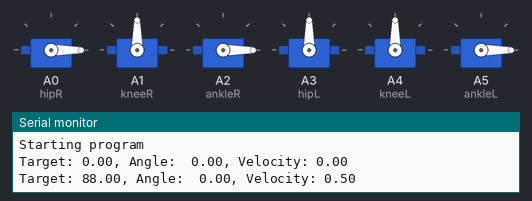
Bench run of a sketch on a simulated Arduino Uno, built with avr-gcc and run on an emulated ATmega328P. Shown: 6 × servo, the last lines printed to the serial monitor.

Above: at 0.07 s.
At 9.17 s:
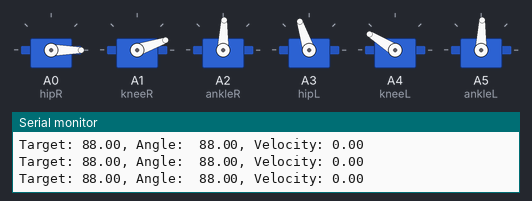
At 15.44 s:
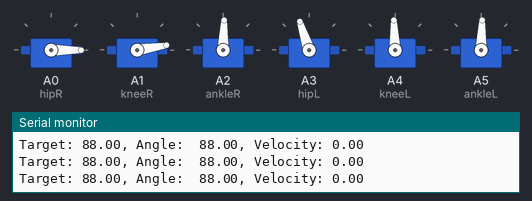
At 17.33 s:
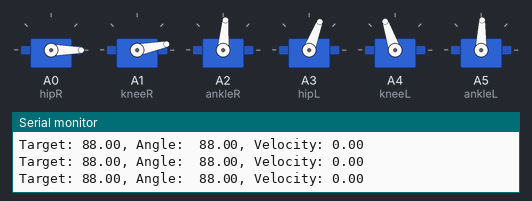
At 23.75 s:
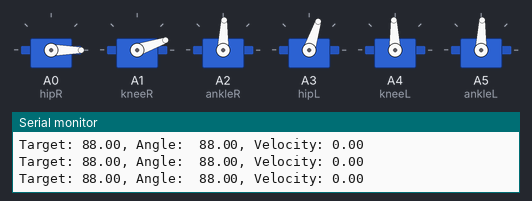
At 39.15 s:
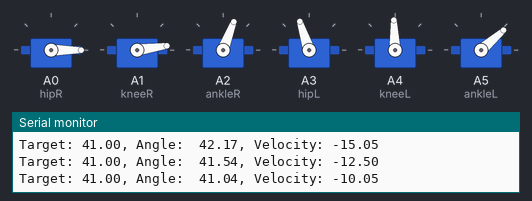
Timing chart, 0 to 40.0 s (numbered marks = the images above):
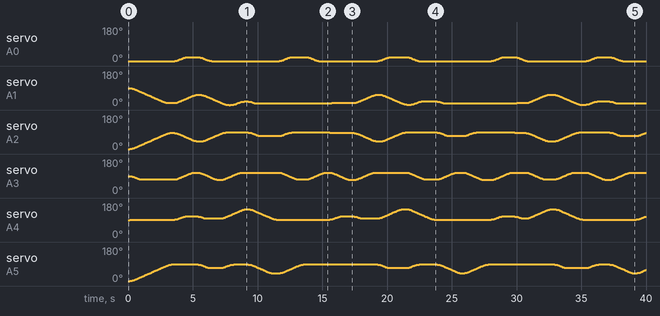

The sketch:

main_code.ino
```cpp
#include <trajectory.h>
#include <Servo.h>

Trajectory servoTrajectoryHL(30);
Trajectory servoTrajectoryKL(30);
Trajectory servoTrajectoryAL(30);
Trajectory servoTrajectoryHR(30);
Trajectory servoTrajectoryKR(30);
Trajectory servoTrajectoryAR(30);

Servo hipR;
Servo kneeR;
Servo ankleR;
Servo hipL;
Servo kneeL;
Servo ankleL;

// --- Define global variables ---
// The controller will be updated at a rate of 100Hz
#define UPDATE_FREQUENCY 100
#define UPDATE_TIME (1000 / UPDATE_FREQUENCY)
unsigned long updateTimer = 0;

int moveNumberHipL = 0;
int moveNumberKneeL = 0;
int moveNumberAnkleL = 0;
int moveNumberHipR = 0;
int moveNumberKneeR = 0;
int moveNumberAnkleR = 0;

float sudutHipL, sudutHipR, sudutKneeL, sudutKneeR, sudutAnkleL, sudutAnkleR;

void setup() {
  // put your setup code here, to run once:
  Serial.begin(9600);
  Serial.println("Starting program");

  hipR.attach(A0);    // attaches hip R Servo on pin A0 to the servo object
  kneeR.attach(A1);   // attaches knee R Servo on pin A1 to the servo object
  ankleR.attach(A2);  // attaches ankle R Servo on pin A2 to the servo object
  hipL.attach(A3);    // attaches hip L Servo on pin A3 to the servo object
  kneeL.attach(A4);   // attaches knee L Servo on pin A4 to the servo object
  ankleL.attach(A5);  // attaches ankle L Servo on pin A5 to the servo object

  servoTrajectoryHL.reset(90);
  servoTrajectoryKL.reset(90);
  servoTrajectoryKL.reset(90);
  servoTrajectoryHR.reset(0);
  servoTrajectoryKR.reset(0);
  servoTrajectoryKR.reset(90);

};

// NORMAL WALKING
void nextMove() {
  switch (moveNumberHipL) {
    case 0:
      servoTrajectoryHL.setTargetPos(72, 0.08);
      break;

    case 1:
      // First we move to the 180° position as fast as possible
      servoTrajectoryHL.setTargetPos(108, 0.27);
      break;

    case 2:
      // Then move back to 20° as fast as possible
      servoTrajectoryHL.setTargetPos(69, 0.55);
      break;

    case 3:
      // Next move to 180°, but over the course of 5 seconds
      servoTrajectoryHL.setTargetPos(108, 0.10);
      break;

    case 4:
      moveNumberHipL = -1;
      break;
   }

  switch (moveNumberKneeL) {
    case 0:
      servoTrajectoryKL.setTargetPos(92, 0.01);
      break;

    case 1:
      // First we move to the 180° position as fast as possible
      servoTrajectoryKL.setTargetPos(109, 0.16);
      break;

    case 2:
      // Then move back to 20° as fast as possible
      servoTrajectoryKL.setTargetPos(98, 0.29);
      break;

    case 3:
      // Next move to 180°, but over the course of 5 seconds
      servoTrajectoryKL.setTargetPos(148, 0.31);
      break;

    case 4:
      servoTrajectoryKL.setTargetPos(92, 0.24);
      break;

    case 5:
      moveNumberKneeL = -1;
      break;
  }

  switch (moveNumberAnkleL) {
    case 0:
      servoTrajectoryAL.setTargetPos(88, 0.04);
      break;

    case 1:
      // First we move to the 180° position as fast as possible
      servoTrajectoryAL.setTargetPos(88, 0.08);
      break;

    case 2:
      // Then move back to 20° as fast as possible
      servoTrajectoryAL.setTargetPos(69, 0.19);
      break;

    case 3:
      // Next move to 180°, but over the course of 5 seconds
      servoTrajectoryAL.setTargetPos(88, 0.16);
      break;

    case 4:
      servoTrajectoryAL.setTargetPos(41, 0.25);
      break;

    case 5:
      servoTrajectoryAL.setTargetPos(88, 0.28);
      break;

    case 6:
      moveNumberAnkleL = -1;
      break;
  }

  switch (moveNumberHipR) {
    case 0:
      servoTrajectoryHR.setTargetPos(0, 0.01);
      break;

    case 1:
      // First we move to the 180° position as fast as possible
      servoTrajectoryHR.setTargetPos(21, 0.40);
      break;

    case 2:
      // Then move back to 20° as fast as possible
      servoTrajectoryHR.setTargetPos(0, 0.60);
      break;

    case 3:
      moveNumberHipR = -1;
      break;
  }

  switch (moveNumberKneeR) {
    case 0:
      servoTrajectoryKR.setTargetPos(11, 0.01);
      break;

    case 1:
      // First we move to the 180° position as fast as possible
      servoTrajectoryKR.setTargetPos(54, 0.21);
      break;

    case 2:
      // Then move back to 20° as fast as possible
      servoTrajectoryKR.setTargetPos(2, 0.30);
      break;

    case 3:
      // Next move to 180°, but over the course of 5 seconds
      servoTrajectoryKR.setTargetPos(19, 0.15);
      break;

    case 4:
      servoTrajectoryKR.setTargetPos(8, 0.26);
      break;

    case 5:
      servoTrajectoryKR.setTargetPos(9, 0.08);
      break;

    case 6:
      moveNumberKneeR = -1;
      break;
  }

  switch (moveNumberAnkleR) {
    case 0:
      servoTrajectoryAR.setTargetPos(85, 0.03);
      break;

    case 1:
      // First we move to the 180° position as fast as possible
      servoTrajectoryAR.setTargetPos(41, 0.24);
      break;

    case 2:
      // Then move back to 20° as fast as possible
      servoTrajectoryAR.setTargetPos(88, 0.26);
      break;

    case 3:
      // Next move to 180°, but over the course of 5 seconds
      servoTrajectoryAR.setTargetPos(88, 0.08);
      break;

    case 4:
      servoTrajectoryAR.setTargetPos(69, 0.19);
      break;

    case 5:
      servoTrajectoryAR.setTargetPos(88, 0.23);
      break;

    case 6:
      moveNumberAnkleR = -1;
      break;
  }

	moveNumberHipL++;
  moveNumberKneeL++;
  moveNumberAnkleL++;
  moveNumberHipR++;
  moveNumberKneeR++;
  moveNumberAnkleR++;

}

void loop() {
  // put your main code here, to run repeatedly:

  // Update the servo position at regular intervals
	if (updateTimer <= millis()) {
		if (updateTimer <= millis() - UPDATE_TIME) updateTimer = millis() + UPDATE_TIME;
		else updateTimer += UPDATE_TIME;

		// Update the controller
		float currentAngleHL = servoTrajectoryHL.update();
    float currentAngleKL = servoTrajectoryKL.update();
    float currentAngleAL = servoTrajectoryAL.update();
    float currentAngleHR = servoTrajectoryHR.update();
    float currentAngleKR = servoTrajectoryKR.update();
    float currentAngleAR = servoTrajectoryAR.update();

		// Set the new servo position; the function only takes integer numbers
		hipL.write(round(currentAngleHL));
    kneeL.write(round(currentAngleKL));
    ankleL.write(round(currentAngleAL));
    hipR.write(round(currentAngleHR));
    kneeR.write(round(currentAngleKR));
    ankleR.write(round(currentAngleAR));

		// Output the target position, along with the current position and velocity
		Serial.print("Target: ");
		Serial.print(servoTrajectoryAL.getTarget());
		Serial.print(", Angle:  ");
		Serial.print(servoTrajectoryAL.getPos());
		Serial.print(", Velocity: ");
		Serial.println(servoTrajectoryAL.getVel());

		// Only once the servo has reached the desired position, complete the next move
		if (servoTrajectoryHL.ready() && servoTrajectoryKL.ready() && servoTrajectoryAL.ready()) {
			nextMove();
		}
	}
}
```

trajectory.h
```cpp
// (licence header left out)
#ifndef TRAJECTORY_H
#define TRAJECTORY_H

#include <Arduino.h>

// TRAJECTORY CLASS
class Trajectory {

public:
	// Constructors
	Trajectory(float _maxVel = 100, float _setAcc = 50, float _setDec = -1, float _thresh = 0.1);

	// Set target position/velocity
	void setTargetPos(float _target);
	bool setTargetPos(float _target, float _time);
	void setTargetVel(float _target);

	// Get the current target position or velocity values
	float getTarget() { return target; };

	// Set max velocity, acceleration or decelleration
	void setMaxVel(float _maxVel) { maxVel = _maxVel; };
	void setAcc(float _acc) { acc = _acc; };
	void setDec(float _dec) { dec = _dec; };

	// Get the current max velocity, accel or decel values
	float getMaxVel() { return maxVel; };
	float getAcc() { return acc; };
	float getDec() { return dec; };

	// Get the current position and velocity
	float getPos() { return curPos; };
	float getVel() { return curVel; };

	// Set the current position
	void setPos(float newPos = 0);

	// Reset the controller
	void reset(float newPos = 0);

	// Check if the controller has reached the desired position
	bool ready() { return noTasks; };

	// Update and get the new position value
	// dT = time since update or reset function was last called in milliseconds
	float update(float dT);
	float update();

	// Default destructor
	~Trajectory();

private:
	// type = 0: "position" control (Straight line with parabolic blends)
	// type = 1: "velocity" control (Straight line with parabolic blends)
	int type;          // Target type

	float threshold;   // Position error threshold below which no motion occurs
	float target;      // Target Position or Velocity
	float curPos;      // Current Position (units)
	float curVel;      // Current Velocity (units/second)
	float maxVel;      // Maximum Velocity (units/second)
	float velGoal;     // Target velocity to reach goal position at a specific time
	float acc;         // Constant Acceleraction (units/second^2)
	float dec;         // Constant Deceleration (units/second^2)
	unsigned long oldTime;
	bool noTasks;
};


/**
 * Default constructor
 *
 * @param (_maxVel) Maximum velocity - default = 100
 * @param (_acc) Constant acceleration - default = 50
 * @param (_dec) Constant deceleration - default = same as acceleration
 * @param (_thesh) Cutoff threshold - default = 0.1
 */
Trajectory::Trajectory(float _maxVel, float _acc, float _dec, float _thresh) {
	type = 0;
	target = 0;
	curPos = 0;
	curVel = 0;
	maxVel = _maxVel;
	velGoal = _maxVel;
	acc = _acc;
	if (_dec == -1) dec = _acc;
	else dec = _dec;
	oldTime = millis();
	threshold = _thresh;
	noTasks = true;
}


/**
 * Default destructor
 */
Trajectory::~Trajectory() {
	// Empty
}


/**
 * Set a new target position
 *
 * @param  (_targetPos) New target position value
 * @note   This overides any previous position or velocity commands
 */
void Trajectory::setTargetPos(float _targetPos) {
	target = _targetPos;
	velGoal = maxVel;
	type = 0;
	noTasks = false;
}


/**
 * Set a new target position and time
 *
 * @param  (_targetPos) New target position value
 * @param  (_time) The time in seconds until system should reach target position
 * @return (True) goal is achievable, (False) goal won't be achieved within specified time
 * @note   This overides any previous position or velocity commands
 */
bool Trajectory::setTargetPos(float _targetPos, float _time) {
	target = _targetPos;

	// Take into account the cut-off theshold
	_time = _time + sqrt(2 * threshold / dec);

	// Calculate the velocity required to reach the goal within the specified time
	float sqrtTerm = (_time * _time) - 2 * abs(_targetPos - curPos) * (1/acc + 1/dec);

	// If the term is a positive number, then a solution exists
	if (sqrtTerm >= 0) {
		velGoal = (_time - sqrt(sqrtTerm)) / (1/acc + 1/dec);

		if (velGoal > maxVel) velGoal = maxVel;
	} else {
		velGoal = maxVel;
	}

	type = 0;
	noTasks = false;

	if (velGoal == maxVel) return false;
	else return true;
}


/**
 * Set a new target velocity
 *
 * @param  (_targetVel) New target velocity value
 * @note   This overides any previous position or velocity commands
 */
void Trajectory::setTargetVel(float _targetVel) {
	if (_targetVel > maxVel) target = maxVel;
	else if (_targetVel < -maxVel) target = -maxVel;
	else target = _targetVel;
	type = 1;
	noTasks = false;
}


/**
 * Update controller and calculate new position value
 *
 * @param   (dT) The time change (ms) since function was last called
 * @return  The new current position of the system
 */
float Trajectory::update(float dT) {

	// Convert ms to seconds
	dT /= 1000.0;

	// Position Control (Linear velocity with parabolic blends)
	if (type == 0) {

		float posError = target - curPos;

		// If position error is above the threshold
		if (abs(posError) > threshold) {

			// Determine motion direction
			bool dir = true;
			if (posError < 0) dir = false;

			// Determine whether to accelerate or decelerate
			float acceleration = acc;
			if ((curVel * curVel / (2 * dec)) >= abs(posError)) acceleration = -dec;

			// Update the current velocity
			if (dir) curVel += acceleration * dT;
			else curVel -= acceleration * dT;

			// Limit Velocity
			if (curVel > velGoal) curVel = velGoal;
			else if (curVel < -velGoal) curVel = -velGoal;

			float dP = curVel * dT;

			// Prevent overshooting/jittering around target
			if (abs(dP) < abs(posError)) curPos += dP;
			else curPos = target;

			//Serial.print(millis()); Serial.print(",");
			//Serial.print(curPos); Serial.print(",");
			//Serial.print(curVel); Serial.print(",");
			//if (abs(curVel) != velGoal) Serial.println(acceleration * (-1 + 2*dir));
			//else Serial.println(0);

		} else {
			curVel = 0;
			curPos = target;
			noTasks = true;
		}

	// Velocity Control (Linear velocity with parabolic blends)
	} else if (type == 1) {

		float velError = target - curVel;

		// If velocity error is above the threshold
		if (abs(velError) > threshold) {

			// Determine whether to accelerate or decelerate
			float acceleration = acc;
			if (target < curVel && curVel >= 0) acceleration = -dec;
			else if (target < curVel && curVel < 0) acceleration = -acc;
			else if (target > curVel && curVel < 0) acceleration = dec;

			// Update the current velocity
			float dV = acceleration * dT;
			if (abs(dV) < abs(velError)) curVel += dV;
			else curVel = target;

		} else {
			curVel = target;
			noTasks = true;
		}

		// Limit Velocity
		if (curVel > maxVel) curVel = maxVel;
		else if (curVel < -maxVel) curVel = -maxVel;

		// Update current position
		curPos += curVel * dT;
	}

	// Error check for NaN
	//if (curPos != curPos) {
	//	//printf(F("ERROR: Dynamics calculation error"));
	//	if (type == 0) curPos = target;
	//	else curPos = 0;
	//	curVel = 0;
	//}

	return curPos;
}


/**
 * Overloaded "update" function, were the time change has not been specified
 *
 * @return  The new current position of the system
 */
float Trajectory::update() {
	// Calculate Time Change
	unsigned long newTime = millis();
	float dT = float(newTime - oldTime);
	oldTime = newTime;
	return update(dT);
}


/**
 * Reset all class variables
 *
 * @param (newPos) the current position - default = 0
 */
void Trajectory::reset(float newPos) {
	curPos = newPos;
	curVel = 0;
	target = 0;
	velGoal = maxVel;
	noTasks = true;
	oldTime = millis();
}


/**
 * Set/reset the current position value
 *
 * @param (newPos) the new current position - default = 0
 */
void Trajectory::setPos(float newPos) {
	curPos = newPos;
}


#endif /* TRAJECTORY_H */
```
